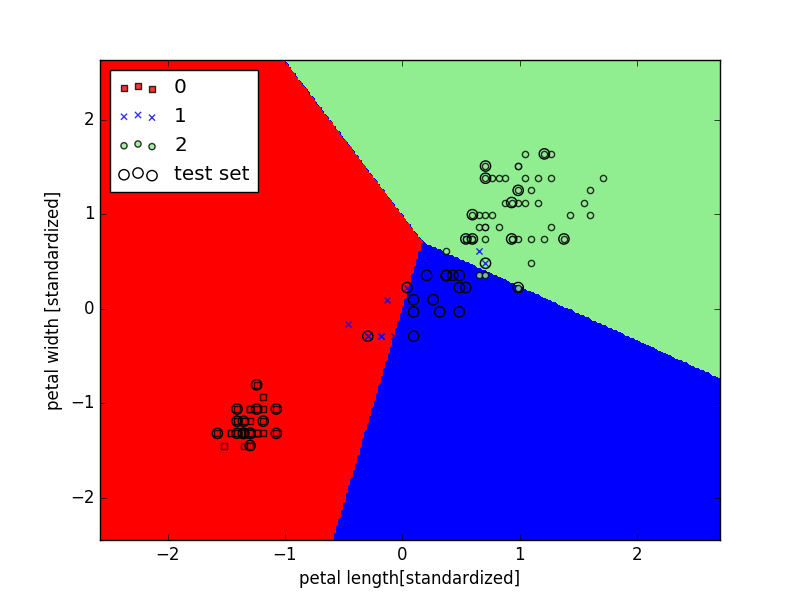

Generate this figure with Python:
import numpy as np
import matplotlib.pyplot as plt
from matplotlib.colors import ListedColormap as lcm
import pandas as pd
from sklearn import datasets 
from sklearn.cross_validation import train_test_split as tts 
from sklearn.preprocessing import StandardScaler as ss
from sklearn.linear_model import Perceptron
from sklearn.metrics import accuracy_score


def plot_decision_regions(X,y,classifier,
                          test_idx =None, resolution=0.02):

    #setting up marker generator and colormap
    markers = ('s','x','o','^','v')
    colors = ('red','blue','lightgreen','gray','cyan')
    #unique to get the different class labels stored in y 
    cmap = lcm (colors[:len(np.unique(y))])

    #ploting the decision surface
    x1_min,x1_max = X[:,0].min()-1,X[:,0].max() +1
    x2_min,x2_max = X[:,1].min()-1,X[:,1].max() +1

    xx1,xx2 = np.meshgrid(np.arange(x1_min,x1_max,resolution),
                          np.arange(x2_min,x2_max,resolution))
    z = classifier.predict(np.array([xx1.ravel(),xx2.ravel()]).T)
    z = z.reshape(xx1.shape)
    plt.contourf(xx1,xx2,z,aplha=0.4,cmap=cmap)
    plt.xlim(xx1.min(),xx1.max())
    plt.ylim(xx2.min(),xx2.max())


    #plot all samples
    x_test,y_test = X[test_idx,:],y[test_idx]
    for idx,cl in enumerate(np.unique(y)):
        plt.scatter(x=X[y==cl,0],y=X[y==cl,1],
                    alpha=0.8, c=cmap(idx),
                    marker=markers[idx],label=cl)

    #highlight test samples

    if test_idx:
        X_test,y_test = X[test_idx,:],y[test_idx]
        plt.scatter(X_test[:,0],X_test[:,1],c='',
                    alpha=1.0,linewidth=1,marker='o',
                    s=55,label='test set')

    

if __name__=='__main__':

    iris = datasets.load_iris()
    X = iris.data[:,[2,3]]
    y = iris.target
    
    #spliting the data for test(30%) and training(70%) using tts 
    X_train,X_test,y_train, y_test = \
            tts(X,y,test_size=0.3, random_state=0)    


    #Standardising the feature (feature scaling) using ss 
    sc =ss()
    #Using fit to estimate 'sample mean','standard deviation' to do feature scaling 
    #for each feature dimension using training data 
    sc.fit(X_train)
    #tranform is used to standardize the trainig data (TrDS) and test data(TsDS)
    #Note: we have used same parameter for feature scaling 
    X_train_std = sc.transform(X_train)
    X_test_std  = sc.transform(X_test)


    #n_iter:-  Number of Epochs(passes over the TrDS set)
    #eta0/eta:-learning rate
    #reproducibility of initial shuffling of TrDS after each epoch  
    ppn = Perceptron(n_iter=40,eta0=0.1, random_state=0)
    #training using fit 
    ppn.fit(X_train_std,y_train)

    #predicting 
    y_pred = ppn.predict(X_test_std)
    print('Misclassified samples: %d'%(y_test !=y_pred).sum())
    
    '''
    OUTPUT
    >>>  
    Misclassified samples: 4
    i.e 4 out of 89, 4/89=8.9% misclassification error
    Also,
    Misclassification is coversely used with respect to Accuracy
    thus accuracy is 91.1% 
    '''

    print('Accuracy: %.2f' % accuracy_score(y_test,y_pred))
    '''Accuracy: 0.91'''


    #Plotting decision regions and visualize seperate flower models
    X_combined_std = np.vstack((X_train_std,X_test_std))
    y_combined = np.hstack((y_train,y_test))

    plot_decision_regions(X=X_combined_std,
                          y=y_combined,
                          classifier=ppn,
                          test_idx=range(105,150))

    plt.xlabel('petal length[standardized]')
    plt.ylabel('petal width [standardized]')
    plt.legend(loc='upper left')
    plt.show()
    

'''
Perceptron for classification.
Dataset is Irsis and flowers are Iris-Setosa, Iris-Versicolor, Iris-Virginica.

Note:- Although a perceptron algorithm is easy for ML but it is not recommended
       to use for a classification because if data is not perfectly linearnly
       seperable, algorithm will never converge. Even if no. of epocs are increased
       or learning rate is changed.

       So it is better to use Logistic Regression.
'''    
       
